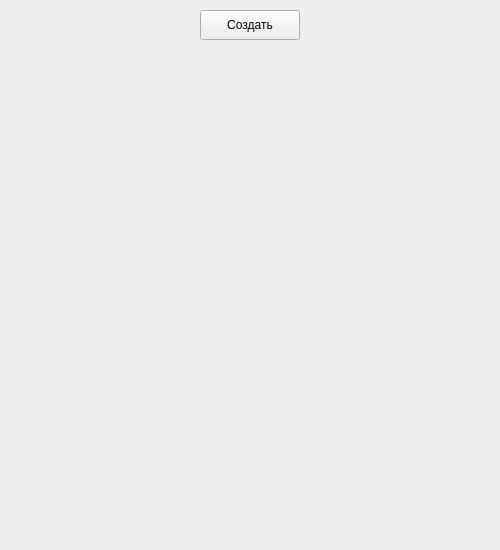
<?xml version="1.0" encoding="UTF-8"?>
<ui version="4.0">
 <class>Form</class>
 <widget class="QWidget" name="Form">
  <property name="geometry">
   <rect>
    <x>0</x>
    <y>0</y>
    <width>500</width>
    <height>550</height>
   </rect>
  </property>
  <property name="windowTitle">
   <string>Form</string>
  </property>
  <widget class="QPushButton" name="pushButton">
   <property name="geometry">
    <rect>
     <x>200</x>
     <y>10</y>
     <width>100</width>
     <height>30</height>
    </rect>
   </property>
   <property name="text">
    <string>Создать</string>
   </property>
  </widget>
 </widget>
 <resources/>
 <connections/>
</ui>
